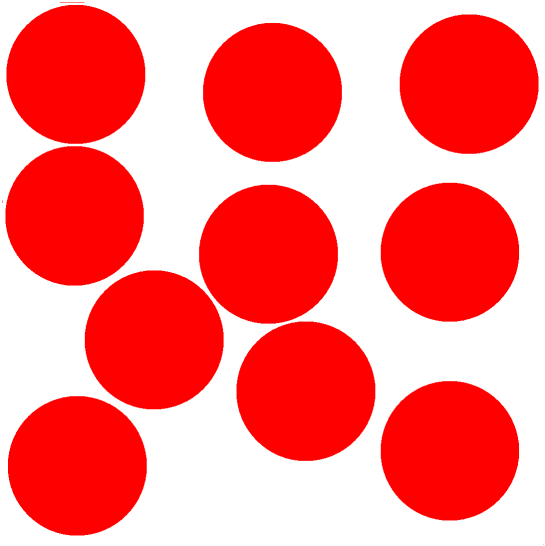
#> input picture Part4/0.5_2.png, 1090 x 1092 px, found by its file name (shown at 1/2 size)
$ python 1.1.py
#> lines starting #> are read from the running program, lines starting #| are printed output that depends on the picture
# Import the appropriate libraries.
from PIL import Image, ImageDraw
import random
from matplotlib import pyplot as plt

# .open("") - lets computer know which image you will load
img = Image.open("Part4\\0.5_2.png")  # Replace with your file path
#> img is the input picture: PIL image 1090x1092 RGB; mean R, G, B 255, 124.7, 124.7
img = img.convert("RGB")  # Ensures it’s in RGB mode

# load the image into your program's memory.
pixels = img.load()

# Access pixel values
width, height = img.size
#> width = 1090; height = 1092

trials_until_red = []

for _ in range(20000):
    rand_x = width-1
    rand_y = height-1
    trials = 0
    while pixels[rand_x,rand_y] != (255, 0, 0):
        # Randomly select a number within the range of the width of the image.
        rand_x = random.randint(0,width-1)
        # Randomly select a number within the height of the image.
        rand_y = random.randint(0,height-1)
        trials += 1
    trials_until_red.append(trials)

# save to output file
with open("Part4\\output.py", "w") as file:
    file.writelines("output="+str(trials_until_red))
print("Saved results to output.txt")

# show table
plt.hist(trials_until_red, bins=range(int(min(trials_until_red)), int(max(trials_until_red) + 2)), align='left',
         edgecolor='none')
plt.title('Distribution of Values')
plt.xlabel('Value')
plt.ylabel('Frequency')
plt.show()
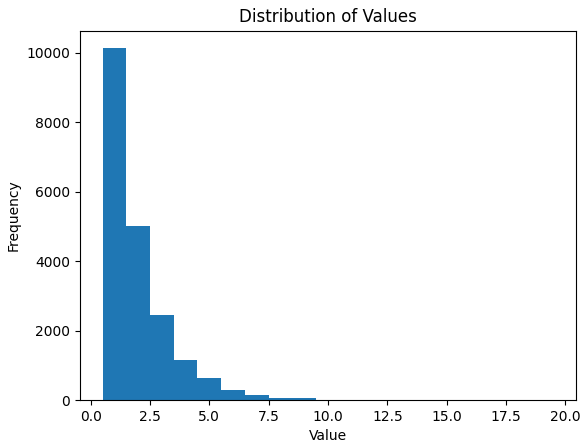
#> figure drawn by matplotlib, 1 panel; tallest bar 10129 high, from x = 0.5 to 1.5
